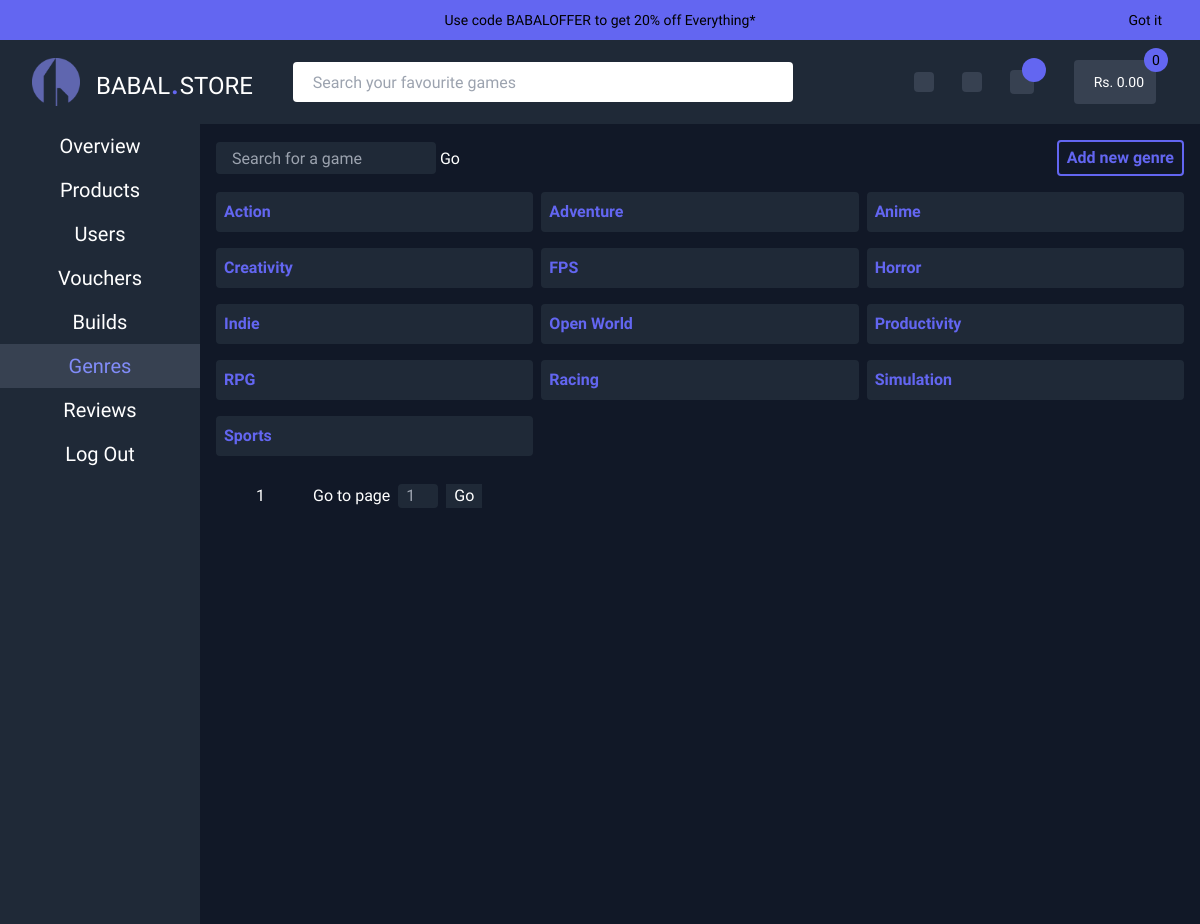
The page /dashboard/genres/ (signed in) on the database its author committed.
### game/models.py (models this page shows, shortened)
class NewGameGenre(models.Model):
    display_name = models.CharField(max_length=100)
    slug = models.CharField(max_length=50, unique=True)

### dashboard/views.py (the view)
# urls.py: path('genres/', user_passes_test(is_admin)(views.dashboard_genres), name="dashboard_genres"),
def dashboard_genres(request):
    q = request.GET.get('q')
    if not q:
        genres = NewGameGenre.objects.all().order_by("display_name")
    else:
        genres = NewGameGenre.objects.filter(display_name__icontains=q).order_by("display_name")
    p = Paginator(genres, 21)
    page = request.GET.get('page')
    genres = p.get_page(page)
    context = {
        'genres': genres
    }
    return render(request, 'dashboard/genres.html', context)

### dashboard/urls.py (called while the page is built)
def is_admin(user):
    return user.is_authenticated and user.is_staff

### dashboard/templates/dashboard/genres.html (shortened to what this page needs)
{% extends 'dashboard/base.html' %}
{% block dashboard_content %}
  <div class="h-full">
    <div class="filterbox flex justify-between items-center mb-4">
        <form class="m-0">
          <input class="h-8 indent-4 bg-gray-800 outline-none border-none rounded" type="text" placeholder="Search for a game" name="q" value="{{ request.GET.q }}" />
          <button type="submit">Go</button>
        </form>
        <a href="{% url 'dashboard_add_genre' %}" class="border-2 border-primary text-primary font-bold hover:text-black hover:bg-primary px-2 py-1 rounded">Add new genre</a>
    </div>
    <div class="w-full">
      <div class="grid grid-cols-3 w-full gap-2">
        {% for genre in genres %}
        <div id="genre-{{ genre.slug }}" class="p-2 mb-2 rounded w-full bg-gray-800 flex items-center gap-2">
            <div class="font-bold flex w-full items-center justify-between">
              <div class="flex items-center text-gray-300">
                <a href="{% url 'genrepage' genre.slug %}" class="hover:text-secondary text-primary">{{ genre.display_name }}</a>
              </div>
            </div>
        </div>
        {% endfor %}
      </div>
      <div class="mt-5 flex items-center">
        <div class="flex items-center justify-between">
          <a class="px-2" href="?q={{ request.GET.q }}&page={{ genres.number }}">{{ genres.number }}</a>
        </div>
        <span class="px-2">Go to page</span>
        <form class="items-center h-fit my-auto flex">
          <input class="indent-2 w-10 bg-gray-800 outline-none border-none rounded" type="text" name="page" placeholder="{{ genres.number }}" />
          <button class="mx-2 bg-gray-800 hover:bg-gray-700 px-2" type="submit">Go</button>
        </form>
      </div>
    </div>
  </div>
{% endblock %}

### core/static/core/base.css (style rules this page uses)
html, :host { line-height: 1.5; -webkit-text-size-adjust: 100%; -moz-tab-size: 4; -o-tab-size: 4; tab-size: 4; font-family: ui-sans-serif, system-ui, sans-serif, "Apple Color Emoji", "Segoe UI Emoji", "Segoe UI Symbol", "Noto Color Emoji"; font-feature-settings: normal; font-variation-settings: normal; -webkit-tap-highlight-color: transparent; }
body { margin: 0; line-height: inherit; }
a { color: inherit; text-decoration: inherit; }
button, input, optgroup, select, textarea { font-family: inherit; font-feature-settings: inherit; font-variation-settings: inherit; font-size: 100%; font-weight: inherit; line-height: inherit; color: inherit; margin: 0; padding: 0; }
button, select { text-transform: none; }
button, [type='button'], [type='reset'], [type='submit'] { -webkit-appearance: button; background-color: transparent; background-image: none; }
input::placeholder, textarea::placeholder { opacity: 1; color: #9ca3af; }
button, [role="button"] { cursor: pointer; }
.m-0 { margin: 0px; }
.mx-2 { margin-left: 0.5rem; margin-right: 0.5rem; }
.my-auto { margin-top: auto; margin-bottom: auto; }
.mb-2 { margin-bottom: 0.5rem; }
.mb-4 { margin-bottom: 1rem; }
.mt-5 { margin-top: 1.25rem; }
.flex { display: flex; }
.grid { display: grid; }
.h-8 { height: 2rem; }
.h-fit { height: -moz-fit-content; height: fit-content; }
.h-full { height: 100%; }
.w-10 { width: 2.5rem; }
.w-full { width: 100%; }
.grid-cols-3 { grid-template-columns: repeat(3, minmax(0, 1fr)); }
.items-center { align-items: center; }
.justify-between { justify-content: space-between; }
.gap-2 { gap: 0.5rem; }
.scroll-smooth { scroll-behavior: smooth; }
.rounded { border-radius: 0.25rem; }
.border-2 { border-width: 2px; }
.border-none { border-style: none; }
.border-primary { --tw-border-opacity: 1; border-color: rgb(99 102 241 / var(--tw-border-opacity)); }
.bg-gray-800 { --tw-bg-opacity: 1; background-color: rgb(31 41 55 / var(--tw-bg-opacity)); }
.bg-gray-900 { --tw-bg-opacity: 1; background-color: rgb(17 24 39 / var(--tw-bg-opacity)); }
.p-2 { padding: 0.5rem; }
.px-2 { padding-left: 0.5rem; padding-right: 0.5rem; }
.py-1 { padding-top: 0.25rem; padding-bottom: 0.25rem; }
.indent-2 { text-indent: 0.5rem; }
.indent-4 { text-indent: 1rem; }
.font-bold { font-weight: 700; }
.text-gray-300 { --tw-text-opacity: 1; color: rgb(209 213 219 / var(--tw-text-opacity)); }
.text-primary { --tw-text-opacity: 1; color: rgb(99 102 241 / var(--tw-text-opacity)); }
.text-white { --tw-text-opacity: 1; color: rgb(255 255 255 / var(--tw-text-opacity)); }
.outline-none { outline: 2px solid transparent; outline-offset: 2px; }

### core/templates/core/base.html (style rules this page uses)
* { font-family: "Reddit Sans", sans-serif; }

### rows shown on the page
NewGameGenre: display_name "Action"
NewGameGenre: display_name "Adventure"
NewGameGenre: display_name "Anime"
NewGameGenre: display_name "Creativity"
NewGameGenre: display_name "FPS"
NewGameGenre: display_name "Horror"
NewGameGenre: display_name "Indie"
NewGameGenre: display_name "Open World"
NewGameGenre: display_name "Productivity"
NewGameGenre: display_name "RPG"
NewGameGenre: display_name "Racing"
NewGameGenre: display_name "Simulation"
NewGameGenre: display_name "Sports"

### other values the page prints
{{ genres.number }} "1"
